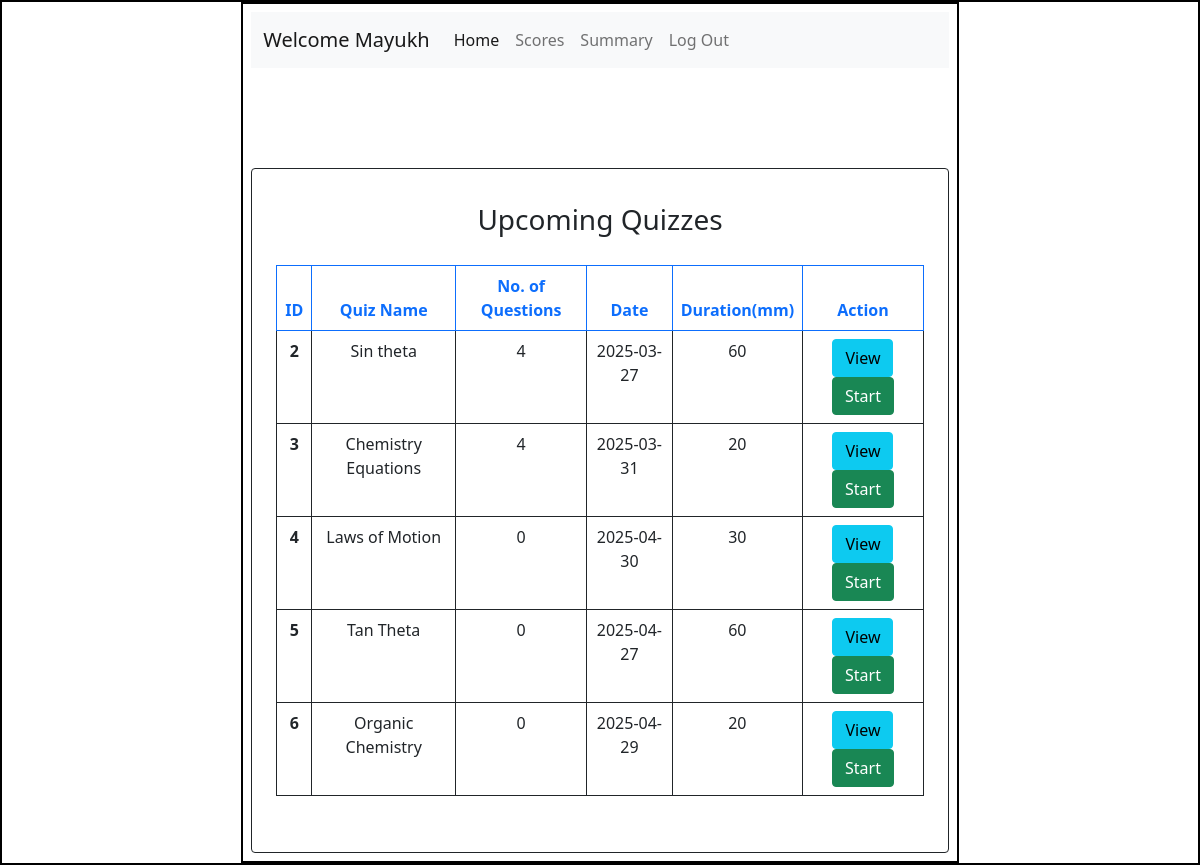
Screenshot of /user_dashboard (signed in) with the database file from the repository.
### application/models.py (models this page shows)
class User(db.Model):
    id = db.Column(db.Integer(), primary_key = True)
    full_name = db.Column(db.String(),nullable = False)
    qualification = db.Column(db.String(),nullable = False)
    dob = db.Column(db.String(),nullable = False)
    username = db.Column(db.String(), unique=True, nullable = False)
    password = db.Column(db.String(), nullable = False)
    role = db.Column(db.String(), default = "user", nullable = False)
    scores = db.relationship("Scores", backref = "user", cascade = "all, delete")

class Quiz(db.Model):
    id = db.Column(db.Integer(), primary_key = True)
    name = db.Column(db.String(), unique = True, nullable = False)
    quizdate = db.Column(db.Date(),nullable = False)
    duration = db.Column(db.Integer(), nullable = False)
    chapter_id = db.Column(db.Integer(), db.ForeignKey("chapter.id"), nullable = False)
    questions = db.relationship("Question", backref="quiz", cascade="all, delete")
    scores = db.relationship("Scores", backref = "quiz", cascade = "all, delete")

### application/controllers.py (the view)
@app.route("/user_dashboard")
def user_dashboard():
    if "username" not in session:
        return redirect(url_for("login"))   #Redirect the user if he is not logged in the session
    this_user = User.query.filter_by(username = session["username"]).first()
    if not this_user:
        return redirect(url_for("login"))
    quizzes = Quiz.query.all()
    return render_template("user_dash.html", quizzes = quizzes, full_name = this_user.full_name)

### templates/user_dash.html (shortened to what this page needs)
<!DOCTYPE html>
<html lang="en">
<head>
    <link rel="stylesheet" href="/static/styles.css">
    <link href="https://cdn.jsdelivr.net/npm/bootstrap@5.0.2/dist/css/bootstrap.min.css" rel="stylesheet">
</head>
<body>
    <div id="main">
        <div id="canvas" class="p-2">
            <nav class="navbar navbar-expand-lg navbar-light bg-light">
                <div class="container-fluid">
                    <a class="navbar-brand" href="#">Welcome {{full_name}}</a>
                    <div class="collapse navbar-collapse" id="navbarSupportedContent">
                        <ul class="navbar-nav me-auto mb-2 mb-lg-0">
                            <li class="nav-item">
                                <a class="nav-link active" aria-current="page" href="/user_dashboard">Home</a>
                            </li>
                            <li class="nav-item">
                                <a class="nav-link" href="/scores">Scores</a>
                            </li>
                            <li class="nav-item">
                                <a class="nav-link" href="/user_summary">Summary</a>
                            </li>
                            <li class="nav-item">
                                <a class="nav-link" href="/logout">Log Out</a>
                            </li>
                        </ul>
                    </div>
                </div>
            </nav>
            <div id="content" class="border border-dark rounded p-4" style="margin-top:100px;">
                <h3 class="headings">Upcoming Quizzes</h3>
                <div class="table table-responsive">
                    <table class="table table-bordered text-center">
                        <thead class="border border-primary text-primary">
                            <tr>
                                <th scope="col">ID</th>
                                <th scope="col">Quiz Name</th>
                                <th scope="col">No. of Questions</th>
                                <th scope="col">Date</th>
                                <th scope="col">Duration(mm)</th>
                                <th scope="col">Action</th>
                            </tr>
                        </thead>
                        <tbody class="border border-dark">
                            {% if quizzes %}
                                {% for quiz in quizzes %}
                                <tr>
                                    <th scope="row">{{quiz.id}}</th>
                                    <td>{{quiz.name}}</td>
                                    <td>{{quiz.questions | length}}</td>
                                    <td>{{quiz.quizdate}}</td>
                                    <td>{{quiz.duration}}</td>
                                    <td>
                                        <a href="/view_quiz/{{quiz.id}}" class="btn btn-info">View</a>
                                        <a href="/start_quiz/{{quiz.id}}/1" class="btn btn-success">Start</a>
                                    </td>
                                </tr>
                                {% endfor %}
                            {% else %}
                                <tr>
                                    <td colspan="6">No quizzes available</td>
                                </tr>
                            {% endif %}
                        </tbody>
                    </table>
                </div>
            </div>
        </div>
    </div>
</body>
</html>

### static/styles.css (style rules this page uses)
* { margin: 0px; }
#main, #canvas { border: 2px solid black; }
#canvas { width: 60%; margin: auto; min-height: 750px; overflow: auto; }
.headings { text-align: center; margin-top: 10px; padding-bottom: 20px; }

### rows the page displays
User: full_name "Mayukh"
Quiz: id "2", name "Sin theta", questions|length "4", quizdate "2025-03-27", duration "60"
Quiz: id "3", name "Chemistry Equations", questions|length "4", quizdate "2025-03-31", duration "20"
Quiz: id "4", name "Laws of Motion", questions|length "0", quizdate "2025-04-30", duration "30"
Quiz: id "5", name "Tan Theta", questions|length "0", quizdate "2025-04-27", duration "60"
Quiz: id "6", name "Organic Chemistry", questions|length "0", quizdate "2025-04-29", duration "20"
